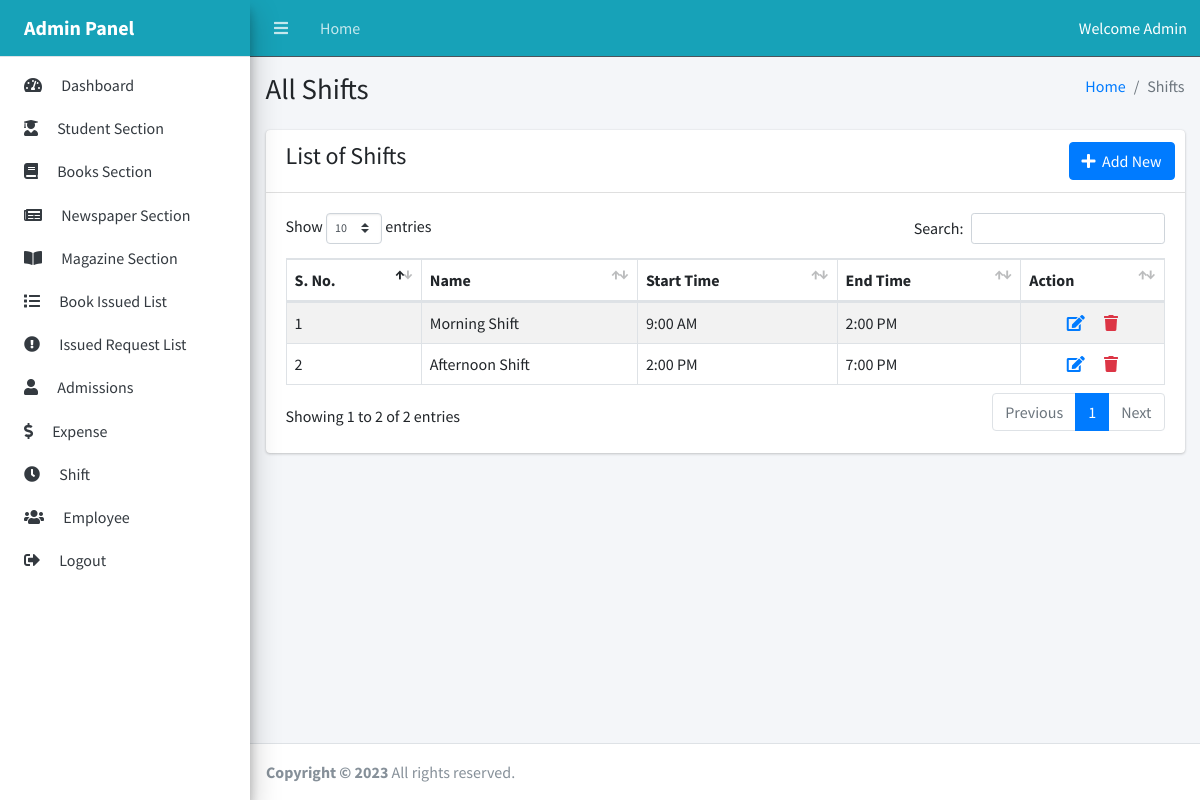
/admin/shift.php (signed in), run on the app's committed database.
### tables this page shows
CREATE TABLE `shifts` (
  `shift_id` int(11) NOT NULL,
  `name` varchar(50) NOT NULL,
  `start_time` time NOT NULL,
  `end_time` time NOT NULL
);

### admin/shift.php (the view, shortened to what this page needs)
<?php
include_once("../connection.php");
$sql = "SELECT * FROM shifts";
$result = mysqli_query($conn, $sql);
if ($result) {
    $shifts = mysqli_fetch_all($result, MYSQLI_ASSOC);
} else {
    echo "Error: " . mysqli_error($conn);
}
?>
<!DOCTYPE html>
<html lang="en">
<?php include_once("includes/head.php"); ?>
<body class="sidebar-mini layout-navbar-fixed layout-fixed">
    <div class="wrapper">
        <?php include_once("includes/header.php"); ?>
        <?php include_once("includes/sidebar.php"); ?>
        <div class="content-wrapper">
            <div class="content-header">
                <div class="container-fluid">
                    <div class="row mb-2">
                        <div class="col-sm-6">
                            <h1 class="m-0">All Shifts</h1>
                        </div>
                        <div class="col-sm-6">
                            <ol class="breadcrumb float-sm-right">
                                <li class="breadcrumb-item"><a href="/">Home</a></li>
                                <li class="breadcrumb-item active">Shifts</li>
                            </ol>
                        </div>
                    </div>
                </div>
            </div>
            <div class="content">
                <div class="container-fluid">
                    <div class="row">
                        <div class="col-12">
                            <div class="card">
                                <div class="card-header d-flex">
                                    <h4>List of Shifts</h4>
                                    <div class="card-tools ml-auto">
                                        <button class="btn btn-primary" data-toggle="modal" data-target="#modal-shift">
                                            <span class="fas fa-plus"></span>&nbsp;&nbsp;Add New
                                        </button>
                                    </div>
                                </div>
                                <div class="card-body">
                                    <table id="example1" class="table table-striped table-hover table-bordered" style="width:100%">
                                        <thead>
                                            <tr>
                                                <th>S. No.</th>
                                                <th>Name</th>
                                                <th>Start Time</th>
                                                <th>End Time</th>
                                                <th>Action</th>
                                            </tr>
                                        </thead>
                                        <tbody>
                                            <?php foreach ($shifts as $i => $shift) : ?>
                                                <tr>
                                                    <td><?= $i + 1 ?></td>
                                                    <td><?= $shift['name'] ?></td>
                                                    <td><?= date('g:i A', strtotime($shift['start_time'])) ?></td>
                                                    <td><?= date('g:i A', strtotime($shift['end_time'])) ?></td>
                                                    <td class="text-center">
                                                        <a href="edit_shift.php?id=<?= $shift['shift_id'] ?>"><span class="fas fa-edit text-primary"></span></a>
                                                        <a href="delete_shift.php?id=<?= $shift['shift_id'] ?>" class="ml-3" onclick="return confirm('Are you sure to delete this shift?')">
                                                            <span class="fas fa-trash text-danger"></span>
                                                        </a>
                                                    </td>
                                                </tr>
                                            <?php endforeach; ?>
                                        </tbody>
                                    </table>
                                </div>
                            </div>
                        </div>
                    </div>
                </div>
            </div>
        </div>
        <?php include_once("includes/footer.php"); ?>
    </div>
</body>
</html>

### data on the page
shifts: name "Morning Shift", start_time "9:00 AM", end_time "2:00 PM"
shifts: name "Afternoon Shift", start_time "2:00 PM", end_time "7:00 PM"
